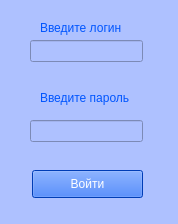
<?xml version="1.0" encoding="UTF-8"?>
<ui version="4.0">
 <class>authorization</class>
 <widget class="QWidget" name="authorization">
  <property name="geometry">
   <rect>
    <x>0</x>
    <y>0</y>
    <width>178</width>
    <height>224</height>
   </rect>
  </property>
  <property name="windowTitle">
   <string>Form</string>
  </property>
  <property name="styleSheet">
   <string notr="true">background:rgb(174, 193, 255)</string>
  </property>
  <widget class="QLabel" name="ll_login">
   <property name="geometry">
    <rect>
     <x>40</x>
     <y>20</y>
     <width>101</width>
     <height>16</height>
    </rect>
   </property>
   <property name="styleSheet">
    <string notr="true">color:rgb(0, 85, 255)</string>
   </property>
   <property name="text">
    <string>Введите логин</string>
   </property>
  </widget>
  <widget class="QLabel" name="ll_pass">
   <property name="geometry">
    <rect>
     <x>40</x>
     <y>90</y>
     <width>101</width>
     <height>16</height>
    </rect>
   </property>
   <property name="styleSheet">
    <string notr="true">color:rgb(0, 85, 255)</string>
   </property>
   <property name="text">
    <string>Введите пароль</string>
   </property>
  </widget>
  <widget class="QLineEdit" name="le_login">
   <property name="geometry">
    <rect>
     <x>30</x>
     <y>40</y>
     <width>113</width>
     <height>22</height>
    </rect>
   </property>
   <property name="styleSheet">
    <string notr="true">color:rgb(0, 85, 255)</string>
   </property>
  </widget>
  <widget class="QLineEdit" name="le_pass">
   <property name="geometry">
    <rect>
     <x>30</x>
     <y>120</y>
     <width>113</width>
     <height>22</height>
    </rect>
   </property>
   <property name="styleSheet">
    <string notr="true">color:rgb(0, 85, 255)</string>
   </property>
  </widget>
  <widget class="QPushButton" name="pb_enter">
   <property name="geometry">
    <rect>
     <x>32</x>
     <y>170</y>
     <width>111</width>
     <height>28</height>
    </rect>
   </property>
   <property name="styleSheet">
    <string notr="true">color:rgb(255, 255, 255);
background:rgb(0, 85, 255);</string>
   </property>
   <property name="text">
    <string>Войти</string>
   </property>
  </widget>
 </widget>
 <resources/>
 <connections/>
</ui>
